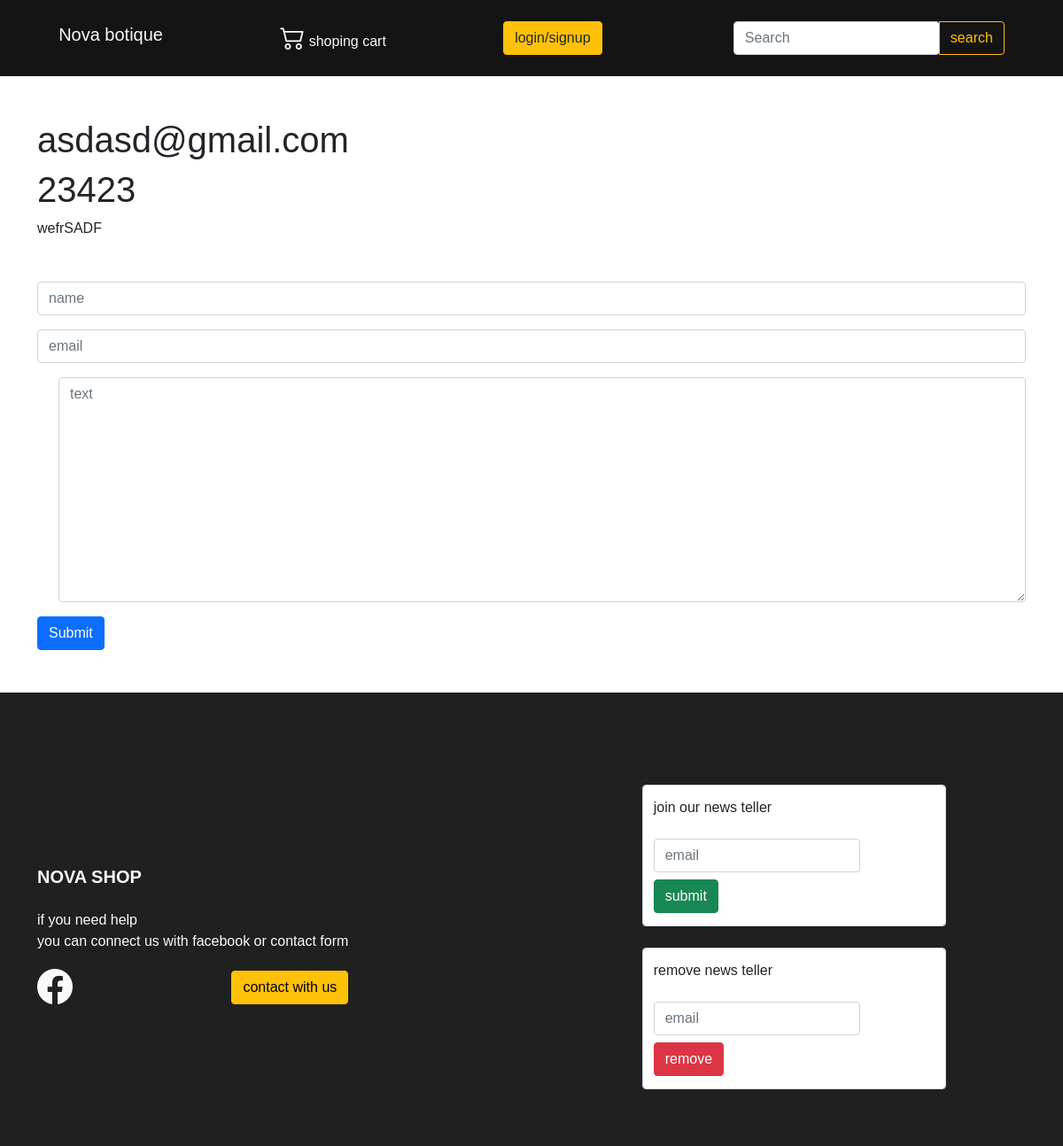
The app's page /contact with its own data.
### main_module/models.py (models this page shows, shortened)
class contact_with_us(models.Model):
    email=models.CharField(max_length=200)
    phone_number=models.CharField(max_length=200)
    about_us=models.TextField(max_length=600)

### main_module/views.py (the view)
# urls.py: path('contact',views.contact_with_us.as_view(),name='contact_with_us'),
class contact_with_us(TemplateView):
    template_name = 'contac_with_us.html'
    def get_context_data(self, **kwargs):
        context=super(contact_with_us, self).get_context_data()
        context['footer']=models.contact_with_us.objects.get()
        context['contact_form']=forms.contact_form
        return context

### main_module/templates/contac_with_us.html (shortened to what this page needs)
{% extends 'main/base.html' %}
{% load widget_tweaks %}
{% block contect %}
    <div class="container my-5">
        <h1 class="my-2" >{{ footer.email }}</h1>
        <h1 class="my-2">{{ footer.phone_number }}</h1>
        <p class="my-2" >{{ footer.about_us }}</p>
    </div>
<form class="container my-5"   method="post" action="{% url 'save_contact' %}">
  <div class="mb-3">
      {% render_field contact_form.name class+="form-control" placeholder+='name' %}
  </div>
  <div class="mb-3">
       {% render_field contact_form.email class+="form-control" placeholder+='email' %}
  </div>
  <div class="mb-3 form-check">
    {% render_field contact_form.text class+="form-control" placeholder+='text' %}
  </div>
  <button type="submit" class="btn btn-primary">Submit</button>
</form>
{% endblock %}

### static/css/style.css (style rules this page uses)
* { padding: 0; margin: 0; box-sizing: border-box; list-style-type: none; }
html { scroll-behavior: smooth; }

### static/css/signup-login.css (style rules this page uses)
* { margin: 0; box-sizing: border-box; font-family: Verdana, Geneva, Tahoma, sans-serif; }

### records on screen
contact_with_us: email "asdasd@gmail.com", phone_number "23423", about_us "wefrSADF"
